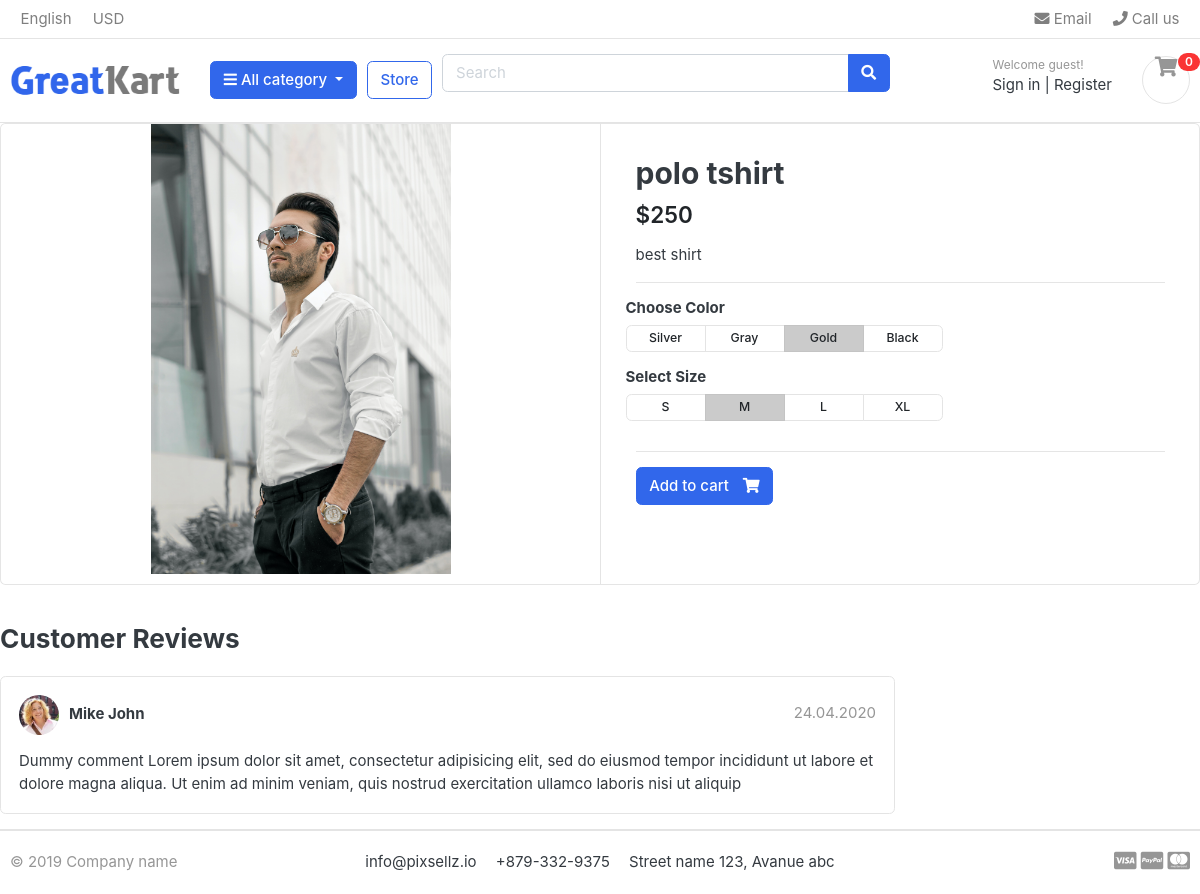
The page /product_detail/1 on the database its author committed.
### pro/models.py (models this page shows, shortened)
class Product(models.Model):
    product_name  = models.CharField(max_length=200)
    slug  = models.SlugField()
    description  = models.TextField(max_length=200, blank=True, null=True)
    price  = models.IntegerField()
    images  = models.ImageField(upload_to='products')
    stock  = models.IntegerField()
    is_avaliabel = models.BooleanField(default=True)
    category=  models.ForeignKey(Category, related_name='category_product', on_delete=models.CASCADE)
    created_date = models.DateTimeField(auto_now_add=True)
    modified_data = models.DateTimeField(auto_now=True)

### core/views.py (the view)
# urls.py: path("product_detail/<slug:slug>", prduct_detail, name="prduct_detail" )
def prduct_detail(request, slug):
    product = Product.objects.get(id=slug)
    is_exist=  CartItem.objects.filter(product=product).exists()
    return render(request, 'core/product_detail.html', {'product': product, 'is_exist': is_exist })

### cart/context_processor.py (called while the page is built)
def menu_linkess(request):
    cart_count = 0
    try:
        cart = Cart.objects.filter(cart_id=_card_id(request))
        cart_items = CartItem.objects.all().filter(cart=cart[:1])
        for item in cart_items:
            cart_count += item.quantity
    except Cart.DoesNotExist:
        cart_count = 0
    return dict(cart_count=cart_count)

### cart/views.py (called while the page is built)
def _card_id(request):
    cart = request.session.session_key
    if not cart:
        cart = request.session.create()
    return cart

### core/context_proccessor.py (called while the page is built)
def menu_links(request):
    linkes = Category.objects.all()
    return dict(linkes=linkes)

### core/templates/core/product_detail.html (shortened to what this page needs)
{% extends 'core/base.html' %}
{% load static %}
{% block content %}
<div class="card">
	<div class="row no-gutters">
		<aside class="col-md-6">
<article class="gallery-wrap">
	<div class="img-big-wrap">
	   <a href="#"><img src="{{ product.images.url }}"></a>
	</div>
</article>
		</aside>
		<main class="col-md-6 border-left">
<article class="content-body">
<h2 class="title">{{product.product_name}}</h2>
<div class="mb-3">
	<var class="price h4">${{product.price}}</var>
</div>
<p>{{product.description}}</p>
<hr>
	<div class="row">
		<div class="item-option-select">
			<h6>Choose Color</h6>
			<div class="btn-group btn-group-sm btn-group-toggle" data-toggle="buttons">
			  <label class="btn btn-light">
			    <input type="radio" name="radio_color"> Silver
			  </label>
			  <label class="btn btn-light">
			    <input type="radio" name="radio_color" > Gray
			  </label>
			  <label class="btn btn-light active">
			    <input type="radio" name="radio_color checked"> Gold
			  </label>
			  <label class="btn btn-light">
			    <input type="radio" name="radio_color"> Black
			  </label>
			</div>
		</div>
	</div>
	<div class="row">
		<div class="item-option-select">
			<h6>Select Size</h6>
			<div class="btn-group btn-group-sm btn-group-toggle" data-toggle="buttons">
			  <label class="btn btn-light">
			    <input type="radio" name="radio_color"> S
			  </label>
			  <label class="btn btn-light active">
			    <input type="radio" name="radio_color" checked> M
			  </label>
			  <label class="btn btn-light">
			    <input type="radio" name="radio_color"> L
			  </label>
			  <label class="btn btn-light">
			    <input type="radio" name="radio_color"> XL
			  </label>
			</div>
		</div>
	</div>
	<hr>
    {% if product.stock <= 0 %}
    <p class="text-danger" > Out Of Stock </p>
    {%  else %}
	<a href="{% url 'addtocart' product.id %}" class="btn  btn-primary"> <span class="text">Add to cart</span> <i class="fas fa-shopping-cart"></i>  </a>
{% endif %}
</article>
		</main>
	</div>
</div>
<div class="row">
			<div class="col-md-9">
	<header class="section-heading">
		<h3>Customer Reviews </h3>
	</header>
	<article class="box mb-3">
		<div class="icontext w-100">
			<img src="{% static 'images/avatars/avatar1.jpg' %}" class="img-xs icon rounded-circle">
			<div class="text">
				<span class="date text-muted float-md-right">24.04.2020 </span>
				<h6 class="mb-1">Mike John </h6>
			</div>
		</div>
		<div class="mt-3">
			<p>
				Dummy comment Lorem ipsum dolor sit amet, consectetur adipisicing elit, sed do eiusmod
				tempor incididunt ut labore et dolore magna aliqua. Ut enim ad minim veniam,
				quis nostrud exercitation ullamco laboris nisi ut aliquip
			</p>
		</div>
	</article>
	</div>
</div>
{% endblock %}

### static/css/ui.css (style rules this page uses)
.content-body { flex: 1 1 auto; padding: 2rem 2.3rem; }
.img-xs, .img-sm, .img-md, .img-lg { -o-object-fit: cover; object-fit: cover; flex-shrink: 0; flex-grow: 0; }
.img-xs { width: 40px; height: 40px; }
var { font-style: normal; }
article:after, .form-group:after { display: block; clear: both; content: ""; }
.section-heading { margin-bottom: 20px; margin-top: 15px; }
p:last-child { margin-bottom: 0; }
.btn-light { background-color: #fff; border-color: #e4e4e4; }
.btn .text + i { margin-left: 10px; }
.icontext { display: inline-flex; align-items: center; vertical-align: middle; }
.icontext .text { width: 100%; line-height: 1.2; }
.icontext .icon { position: relative; margin-right: 10px; flex-shrink: 0; flex-grow: 0; }
.price { font-weight: 600; color: #212529; }
.box { padding: 18px; background: #fff; border-radius: 0.37rem; border: 1px solid #e4e4e4; }
.box img { max-width: 100%; }
.gallery-wrap .img-big-wrap { margin-bottom: 10px; border-radius: 0.37rem; overflow: hidden; background-color: #fff; }
.gallery-wrap .img-big-wrap a { text-align: center; display: block; }
.gallery-wrap .img-big-wrap img { height: 450px; width: auto; display: inline-block; }
.item-option-select { margin-bottom: 1rem; display: inline-block; margin-right: 15px; }
.item-option-select .btn { min-width: 80px; }

### rows shown on the page
Product: images (picture), product_name "polo tshirt", price "250", description "best shirt"

### other values the page prints
{{ cart_count }} "0"
